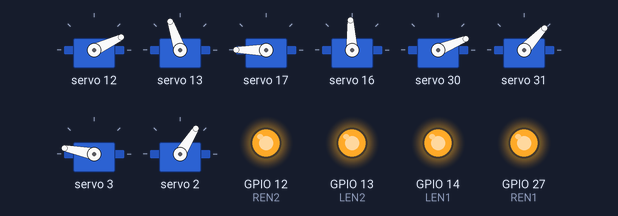
The sketch below on a simulated ESP32. Shown: 8 × servo, output pins drawn as LEDs (lit = HIGH).

Above: at 2.05 s.
At 2.7 s:
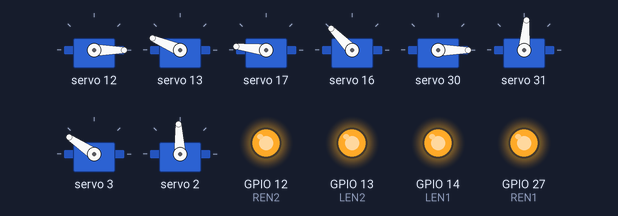
At 3.05 s:
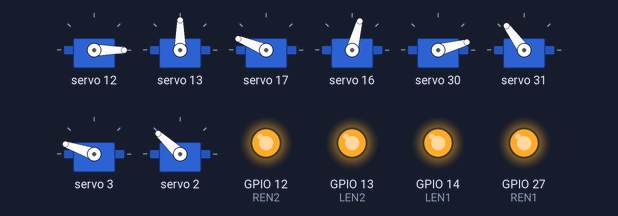
At 3.4 s:
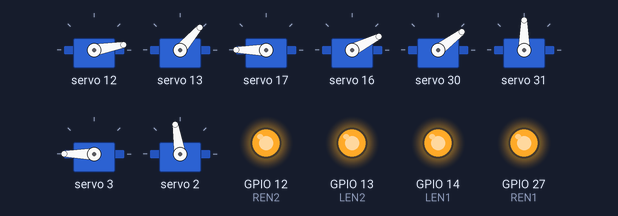
Timing chart, 0 to 5.3 s (numbered marks = the images above):
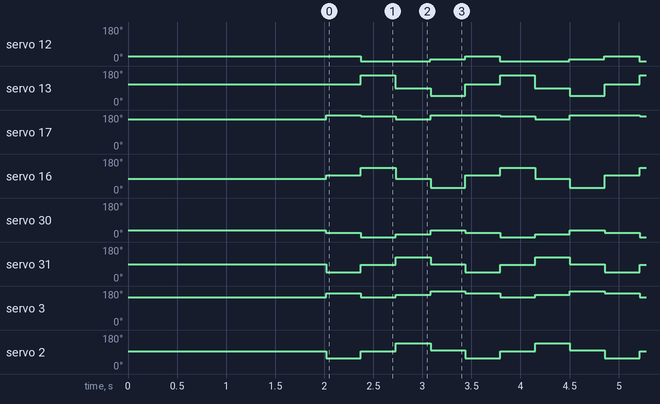

Measured:
- by itself, servo 12: repeats every 1.4 s: 10° 0.35 s, 25° 0.35 s, 0° 0.71 s
- by itself, servo 13: repeats every 1.4 s: 90° 0.36 s, 49° 0.35 s, 109° 0.35 s, 157° 0.35 s
- by itself, servo 17: repeats every 1.4 s: 173° 0.35 s, 158° 0.35 s, 180° 0.71 s
- by itself, servo 16: repeats every 1.4 s: 134° 0.35 s, 75° 0.35 s, 27° 0.35 s, 93° 0.35 s
- by itself, servo 30: repeats every 1.4 s: 0° 0.35 s, 15° 0.35 s, 37° 0.35 s, 22° 0.35 s
- by itself, servo 31: repeats every 1.4 s: 85° 0.35 s, 126° 0.35 s, 90° 0.35 s, 47° 0.35 s
- by itself, servo 3: repeats every 1.4 s: 146° 0.35 s, 161° 0.35 s, 180° 0.35 s, 169° 0.35 s
- by itself, servo 2: repeats every 1.4 s: 93° 0.35 s, 137° 0.35 s, 99° 0.35 s, 58° 0.35 s

The sketch:

servo_test.ino
```cpp
#include <Wire.h>
#include <Adafruit_PWMServoDriver.h>

#define Y0 15
#define step 350

int frontXinit = 0;
int frontYinit = 4;

int frontYstep = 6;
int frontXstep = 12;

int backXinit = 0;
int backYinit = 2;

int backYstep = 4;
int backXstep = 10;

//servos
#define front_left_up 12
#define front_left_down 13

#define front_right_up 1
#define front_right_down 0

#define back_right_up 14
#define back_right_down 15

#define back_left_up 3
#define back_left_down 2

Adafruit_PWMServoDriver pwm0 = Adafruit_PWMServoDriver(0x40);
Adafruit_PWMServoDriver pwm1 = Adafruit_PWMServoDriver(0x41);

//dc motors
#define RPWM1 25
#define LPWM1 26
#define REN1  27
#define LEN1  14

#define RPWM2 33
#define LPWM2 32
#define REN2  12
#define LEN2  13

void setServo(int servo, int angle, int address){
  if(address == 0)
    pwm0.setPWM(servo, 0, map(angle, 0, 180, 102, 512));
  if(address == 1)
    pwm1.setPWM(servo, 0, map(angle, 0, 180, 102, 512));
}

void setMotor(int rpwm, int lpwm, int ren, int len, int speed) {
  // speed: -255 to 255
  digitalWrite(ren, HIGH);
  digitalWrite(len, HIGH);
  if (speed > 0) {
    analogWrite(rpwm, speed);
    analogWrite(lpwm, 0);
  } else {
    analogWrite(rpwm, 0);
    analogWrite(lpwm, -speed);
  }
}

void moveLeg_back_left(float x, float y){

  float a = 8;
  float b = 10;
  float y0 = Y0;
  float c = x*x + (y0 - y)*(y0 - y);
  float alfa = acos((c + a*a - b*b)/2/a/sqrt(c)) + acos(x/sqrt(c));
  float beta = acos((a*a + b*b - c)/2/a/b);

  setServo(back_left_up, alfa*180/PI, 0);
  setServo(back_left_down, beta*180/PI, 0);
}

void moveLeg_front_right(float x, float y){

  float a = 8;
  float b = 10;
  float y0 = Y0;
  float c = x*x + (y0 - y)*(y0 - y);
  float alfa = acos((c + a*a - b*b)/2/a/sqrt(c)) + acos(x/sqrt(c));
  float beta = acos((a*a + b*b - c)/2/a/b);

  setServo(front_right_up, alfa*180/PI, 1);
  setServo(front_right_down, beta*180/PI, 1);
}

void moveLeg_front_left(float x, float y){

  float a = 8;
  float b = 10;
  float y0 = Y0;
  float c = x*x + (y0 - y)*(y0 - y);
  float alfa = acos((c + a*a - b*b)/2/a/sqrt(c)) + acos(x/sqrt(c));
  float beta = acos((a*a + b*b - c)/2/a/b);

  setServo(front_left_up, 180 - alfa*180/PI, 0);
  setServo(front_left_down, 180 - beta*180/PI, 0);
}

void moveLeg_back_right(float x, float y){

  float a = 8;
  float b = 10;
  float y0 = Y0;
  float c = x*x + (y0 - y)*(y0 - y);
  float alfa = acos((c + a*a - b*b)/2/a/sqrt(c)) + acos(x/sqrt(c));
  float beta = acos((a*a + b*b - c)/2/a/b);

  setServo(back_right_up, 180 - alfa*180/PI, 1);
  setServo(back_right_down, 180 - beta*180/PI, 1);
}


void setup() {
  //servo
  pwm0.begin();
  pwm0.setPWMFreq(50);
  pwm1.begin();
  pwm1.setPWMFreq(50);
  delay(10);

  // Motor 1 enable pins
  pinMode(REN1, OUTPUT);
  pinMode(LEN1, OUTPUT);
  digitalWrite(REN1, HIGH);
  digitalWrite(LEN1, HIGH);

  // Motor 2 enable pins
  pinMode(REN2, OUTPUT);
  pinMode(LEN2, OUTPUT);
  digitalWrite(REN2, HIGH);
  digitalWrite(LEN2, HIGH);

  moveLeg_front_left(frontXinit, frontYinit);
  moveLeg_front_right(frontXinit, frontYinit);
  moveLeg_back_right(backXinit, backYinit);
  moveLeg_back_left(backXinit, backYinit);

  // setMotor(RPWM1, LPWM1, REN1, LEN1, 50);
  // setMotor(RPWM2, LPWM2, REN2, LEN2, 50);
  delay(1000);

  // delay(500);
  // moveLeg_front_left(-5, 0);
  // moveLeg_back_right(-5, 0);
  // delay(500);
  // moveLeg_front_right(-2, 7);
  // moveLeg_back_left(-5, 7);

  delay(1000);
}

void loop() {

  // delay(200);
  // moveLeg_front_left(-5, 0);
  // moveLeg_back_right(-5, 0);
  // delay(200);
  // moveLeg_front_right(-2, 7);
  // moveLeg_back_left(-5, 7);

  // delay(200);
  // moveLeg_front_right(-2, 0);
  // moveLeg_back_left(-5, 0);
  // delay(200);
  // moveLeg_front_left(-5, 7);
  // moveLeg_back_right(-5, 7);

  moveLeg_front_left(frontXinit, frontYinit);
  moveLeg_back_right(backXinit - backXstep, backYinit);
  moveLeg_back_left(backXinit, backYinit + backYstep);
  moveLeg_front_right(frontXinit - frontXstep, frontYinit + frontYstep);
  delay(step);
  moveLeg_front_left(frontXinit, frontYinit + frontYstep);
  moveLeg_back_right(backXinit - backXstep, backYinit + backYstep);
  moveLeg_back_left(backXinit, backYinit);
  moveLeg_front_right(frontXinit - frontXstep, frontYinit);
  delay(step);
  moveLeg_front_left(frontXinit - frontXstep, frontYinit + frontYstep);
  moveLeg_back_right(backXinit, backYinit + backYstep);
  moveLeg_back_left(backXinit - backXstep, backYinit);
  moveLeg_front_right(frontXinit, frontYinit);
  delay(step);
  moveLeg_front_left(frontXinit - frontXstep, frontYinit);
  moveLeg_back_right(backXinit, backYinit);
  moveLeg_back_left(backXinit - backXstep, backYinit + backYstep);
  moveLeg_front_right(frontXinit, frontYinit + frontYstep);
  delay(step);


  // threeMoveFL();
  // delay(step);
  // threeMoveFR();
  // delay(step);
  // threeMoveBL();
  // delay(step);
  // threeMoveBR();
  // delay(step);
  // displace();
  // delay(step);
}

void threeMoveFL(){
  // moveLeg_front_left(1,0);
  // delay(step);
  moveLeg_front_left(1, 4);
  delay(step);
  moveLeg_front_left(-10, 4);
  delay(step);
  // moveLeg_front_left(-5, 0);
  // delay(step);
}

void threeMoveFR(){
  // moveLeg_front_right(1,0);
  // delay(step);
  moveLeg_front_right(1,4);
  delay(step);
  moveLeg_front_right(-7,4);
  delay(step);
  moveLeg_front_right(-7,0);
  delay(step);
}

void threeMoveBL(){
  moveLeg_back_left(-8, 8);
  delay(step);
  moveLeg_back_left(0, 8);
  delay(step);
  moveLeg_back_left(0, 0);
  delay(step);
}

void threeMoveBR(){
  moveLeg_back_right(-8,8);
  delay(step);
  moveLeg_back_right(-6, 8);
  delay(step);
  moveLeg_back_right(-6, 6);
  delay(step);
}

void displace(){
  moveLeg_front_left(-5,0);
  moveLeg_front_right(-2,0);
  moveLeg_back_left(-11, 6);
  moveLeg_back_right(-11, 6);
}
```
